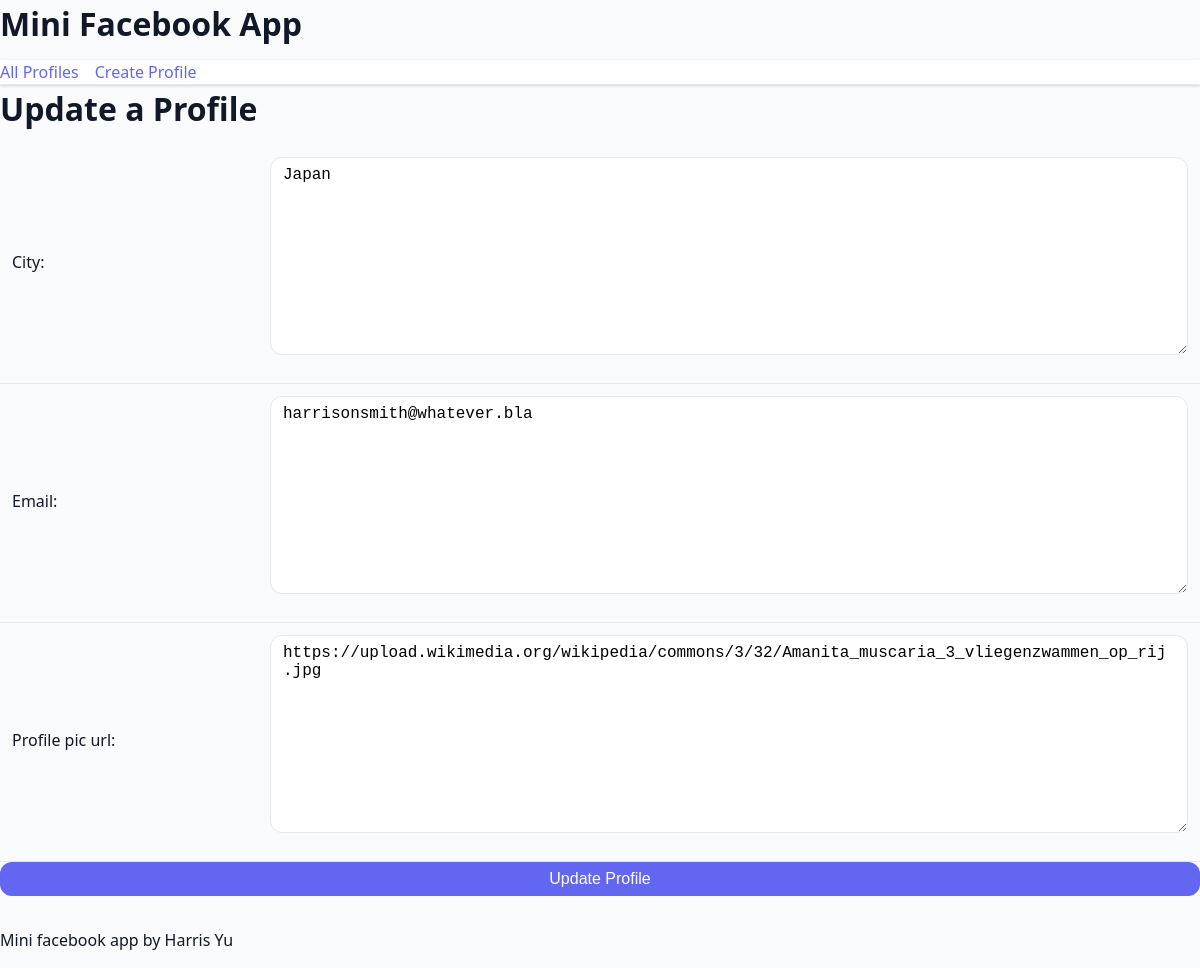
Page /mini_fb/profile/1/update/ on the committed database.
### mini_fb/models.py (models this page shows, shortened)
class Profile(models.Model):
    first_name = models.TextField(blank=True)
    last_name  = models.TextField(blank=True)
    city = models.TextField(blank=True)
    email = models.TextField(blank=True)
    profile_pic_url = models.TextField(blank=True)

### mini_fb/views.py (the view, shortened to what this page needs)
# urls.py: path('profile/<int:pk>/update/', UpdateProfileView.as_view(), name='update_profile'),
class UpdateProfileView(UpdateView):
    model = Profile
    form_class = UpdateProfileForm
    template_name = 'mini_fb/update_profile_form.html'

### mini_fb/forms.py
class UpdateProfileForm(forms.ModelForm):
    class Meta:
        model = Profile
        fields = ['city', 'email', 'profile_pic_url']

### mini_fb/templates/mini_fb/update_profile_form.html (shortened to what this page needs)
{% extends "mini_fb/base.html" %}
{% block content %}
    <h1>Update a Profile</h1>
    <form method="post", action="{% url 'update_profile' pk=profile.pk %}">
        <table>
        {{form.as_table}}
        </table>
        <input type="submit" name = "submit" value="Update Profile">
    </form>
{% endblock %}

### static/styles.css (style rules this page uses)
:root { --bg: #f9fafb; --surface: #ffffff; --border: #e5e7eb; --text: #111827; --text-muted: #6b7280; --primary: #6366f1; --primary-hover: #4f46e5; --danger: #ef4444; --danger-hover: #dc2626; --radius: 0.75rem; --shadow: 0 1px 2px rgba(0,0,0,.06), 0 1px 3px rgba(0,0,0,.1); }
*, *::before, *::after { box-sizing: border-box; }
html { font-family: system-ui, sans-serif; line-height: 1.5; }
body { margin: 0; background: var(--bg); color: var(--text); }
h1,h2,h3 { margin: 0 0 .75rem 0; font-weight: 600; }
button, input[type="submit"] { background: var(--primary); color:#fff; border:none; padding:.5rem 1rem; border-radius:var(--radius); cursor:pointer; font-size:1rem; transition:background .15s ease-in-out; }
form input, form select, form textarea { width:100%; padding:.5rem .75rem; border:1px solid var(--border); border-radius:var(--radius); font-size:1rem; margin-bottom:1rem; }
form label { font-weight:500; display:block; margin-bottom:.25rem; }
table { width:100%; border-collapse:collapse; }
table th, table td { padding:.75rem; border-bottom:1px solid var(--border); text-align:left; }

### rows in the picture
Profile: city "Japan", email "harrisonsmith@whatever.bla", profile_pic_url "https://upload.wikimedia.org/wikipedia/commons/3/32/Amanita_muscaria_3_vliegenzwammen_op_rij.jpg"
